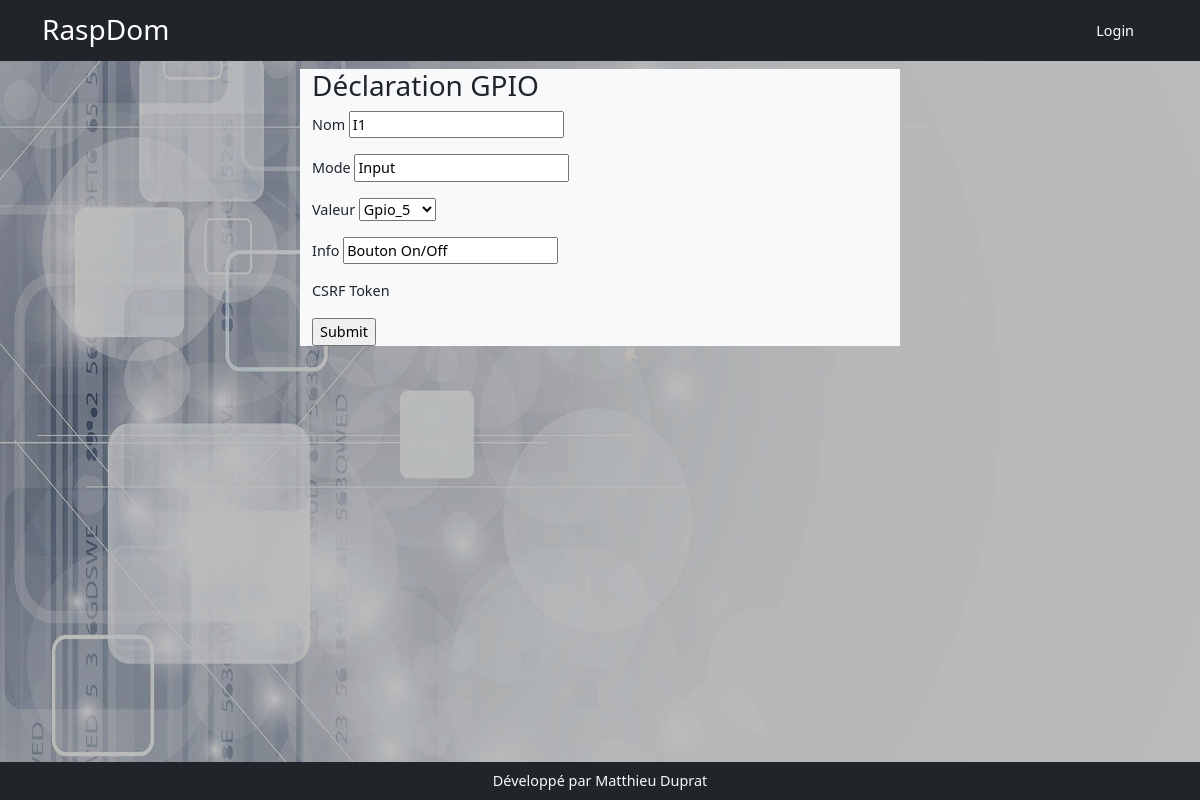
Page /gpio/3 on the earlier database version.
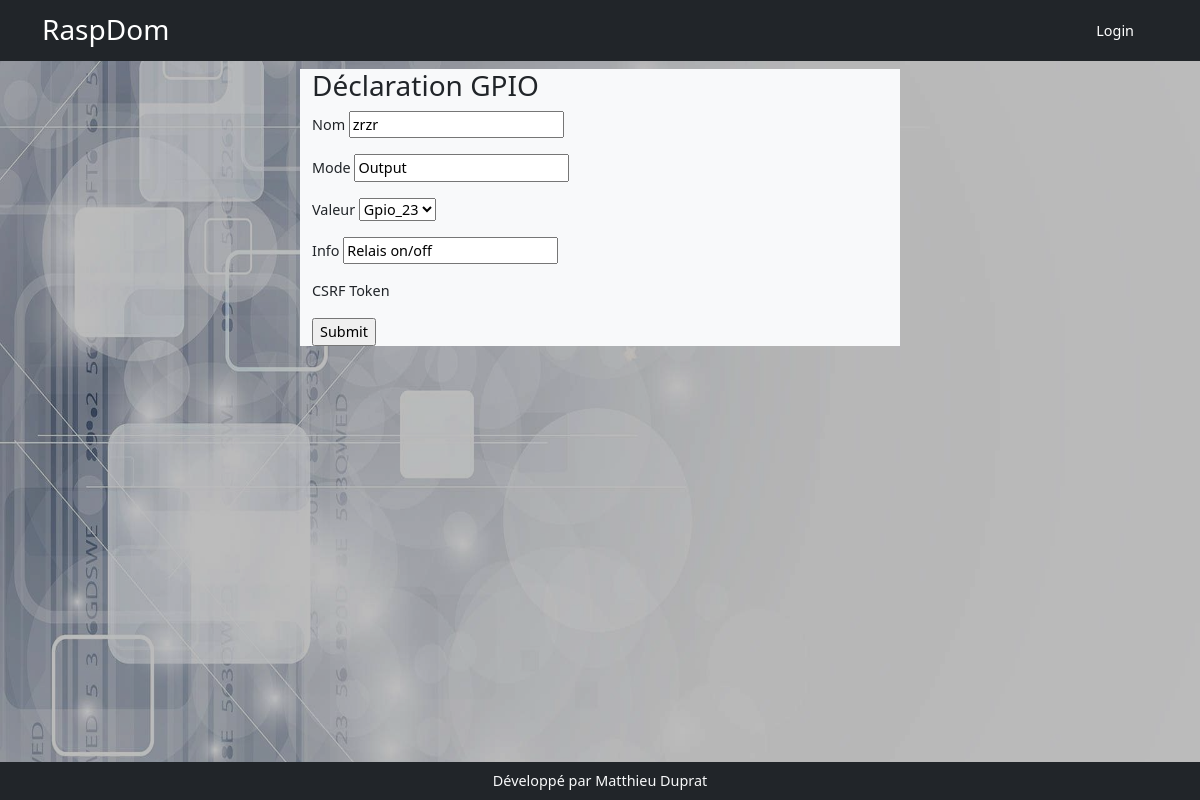
Same page on the later database version.
### models.py (models this page shows)
class Gpio(db.Model):
    id = db.Column(db.Integer, primary_key=True)
    nom = db.Column(db.String(200))
    mode = db.Column(db.String(10))
    valeur = db.Column(db.String(10))
    info = db.Column(db.String(200))
    appareil_id = db.Column(db.Integer, db.ForeignKey('appareil.id'), nullable=True, default='')
    def get_free_gpio(self):
        try:
            gpio = self.valeur.split('_')[1]
        except:
            gpio = None
        gpio_used = [(int(data.valeur.split('_')[1])) for data in Gpio.query.all()]
        try:
            gpio_used.remove(int(gpio))
        except:
            pass
        tab = []
        dati = list()
        dati.append('')
        dati.append('Select')
        tab.append(dati)
        for i in range(0, 27):
            if i not in gpio_used:
                data = list()
                data.append('Gpio_'+str(i))
                data.append('Gpio_'+str(i))
                tab.append(data)
        return tab

### app.py (the view)
@app.route('/gpio/<int:gpio_id>', methods=['POST', 'GET'])
def edit_gpio(gpio_id):
    gpio = Gpio.query.get(gpio_id)
    gpioform = GpioForm(obj=gpio, data=request.form)
    if gpioform.validate_on_submit():
        gpioform.populate_obj(gpio)
        return redirect(url_for('gpios'))
    gpioform.valeur.choices = gpio.get_free_gpio()
    return render_template('gpio/gpio.html', gpioform=gpioform)

### forms.py
class GpioForm(FlaskForm):
    nom = StringField()
    mode = StringField(render_kw={'readonly': True})
    valeur = SelectField(choices=[], validate_choice=False,render_kw={'data-select':'gpio'})
    info = StringField(render_kw={'readonly': True})
    def __init__(self, *args, **kwargs):
        super(GpioForm, self).__init__(*args, **kwargs)
        gpio = Gpio()
        self.valeur.choices = gpio.get_free_gpio()

### templates/gpio/gpio.html
{% extends 'base.html'%}
{% block content %}
<div class="row">
    <div class="col-md-6 mx-auto  bg-light">
        <h3>Déclaration GPIO</h3>
            <form action="" method="post">
                {% for field in gpioform %}
                <p>{{field.label}} {{field}} <ul>{% for error in field.errors %} <li>{{error}} {% endfor %}</li></ul></p>
                {% endfor %}
                <input type="submit">
            </form>
    </div>
</div>
{% endblock %}

Differences in the rows shown:
changed Gpio: nom "I1" → "zrzr"; mode "Input" → "Output"; valeur "Gpio_5" → "Gpio_23"; info "Bouton On/Off" → "Relais on/off"
